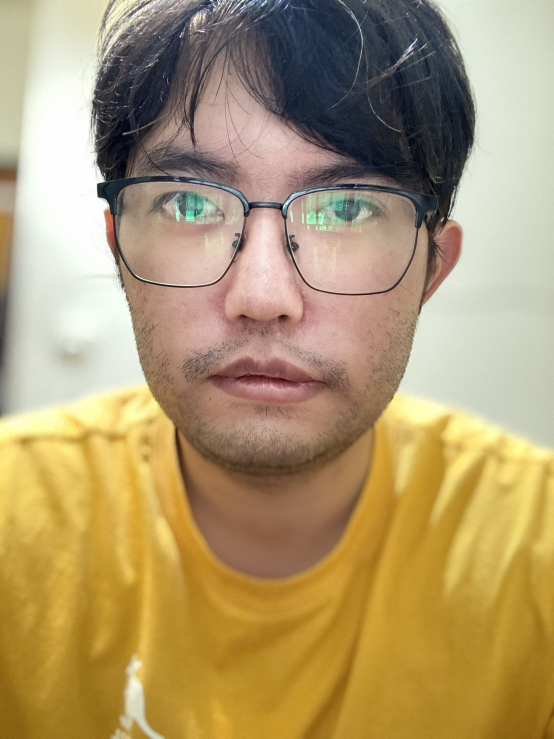
//> input picture lab3/lbph_test/data/Shark/IMG_6375.JPG, 1108 x 1477 px (shown at 1/2 size); its folder holds 3 pictures in this run
$ ./lbph_train   (built with g++ and OpenCV 4)
//> lines starting //> are read from the running program, lines starting //| are printed output that depends on the picture
#include <opencv2/opencv.hpp>
#include <opencv2/face.hpp>
#include <iostream>
#include <filesystem>

namespace fs = std::filesystem;
using namespace cv;
using namespace std;

int main() {
    string train_path = "../data";
    string face_cascade_path = "/home/wilsonw/opencv/opencv-4.x/data/haarcascades/haarcascade_frontalface_default.xml";
    string face_img_path = "../face";

    vector<Mat> face_list;
    vector<int> class_list;

    CascadeClassifier face_cascade;
    if (!face_cascade.load(face_cascade_path)) {
        cerr << "Error: Cannot load Haar cascade classifier." << std::endl;
    }

    if (fs::exists(face_img_path)){
        fs::remove_all(face_img_path);
    }
    fs::create_directory(face_img_path);

    int idx = 0;
    for (const auto& person_dir : fs::directory_iterator(train_path)) {
        if (!person_dir.is_directory()) continue;
        string person = person_dir.path().filename().string();
        cout << "Processing person: " << person << endl;

        for (const auto& img_file : fs::directory_iterator(person_dir.path())) {
            Mat img = imread(img_file.path().string(), IMREAD_GRAYSCALE);
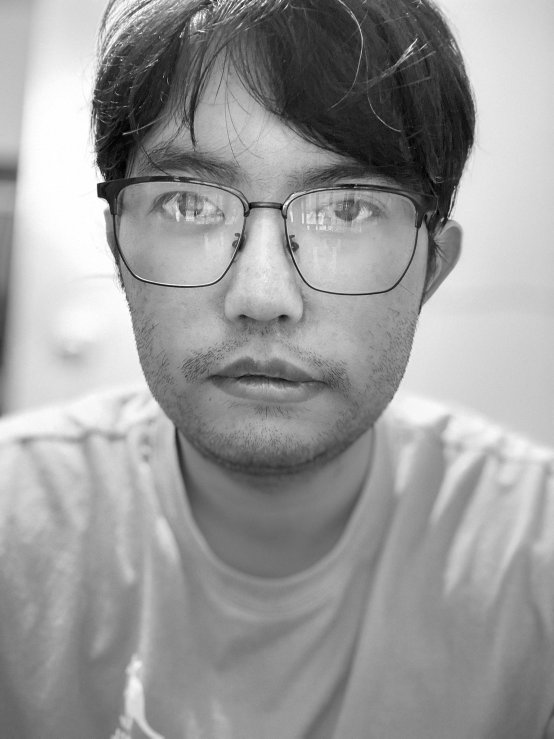
//> img: 1477 rows x 1108 cols, CV_8UC1 (shown at 1/2 size); min 0, max 255, mean 153.9
            if (img.empty()) continue;

            vector<Rect> detected_faces;
            face_cascade.detectMultiScale(img, detected_faces, 1.2, 5);
//> detected_faces = 1 Rect (x, y, width, height): [186, 138, 694, 694]

            if (detected_faces.empty()) continue;

            int num = 0;
            for (const auto& face_rect : detected_faces) {
                // if (face_rect.width < 100)  continue;

                Mat face_img = img(face_rect).clone();
                equalizeHist(face_img, face_img);
                resize(face_img, face_img, Size(100, 100));
                face_list.push_back(face_img);
                class_list.push_back(idx);
                imwrite(face_img_path + "/" + person + "_" + img_file.path().stem().string() + "_" + to_string(num) + ".jpg", face_img);
                num++;
            }
//> this loop made 1 pass
//> pass 1, `Mat face_img = img(face_rect).clone();`:
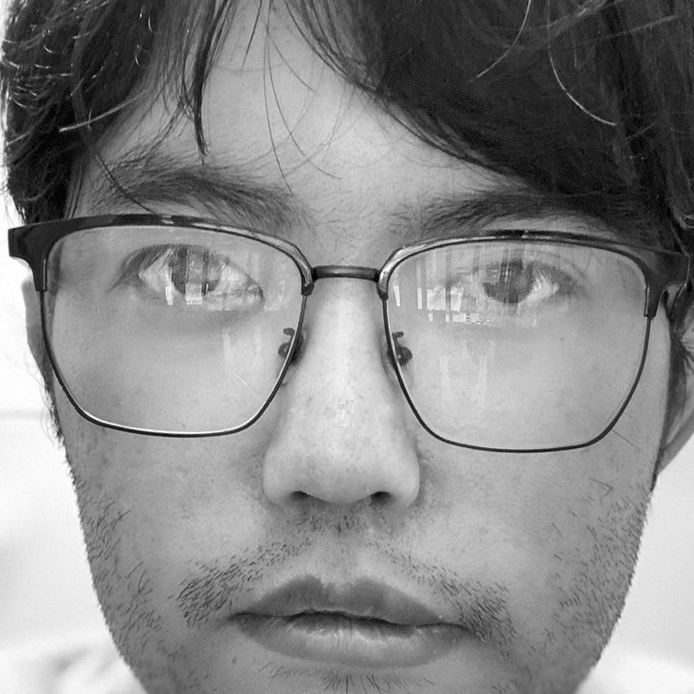
//> face_img: 694 rows x 694 cols, CV_8UC1; min 0, max 255, mean 135.6
//> pass 1, `equalizeHist(face_img, face_img);`:
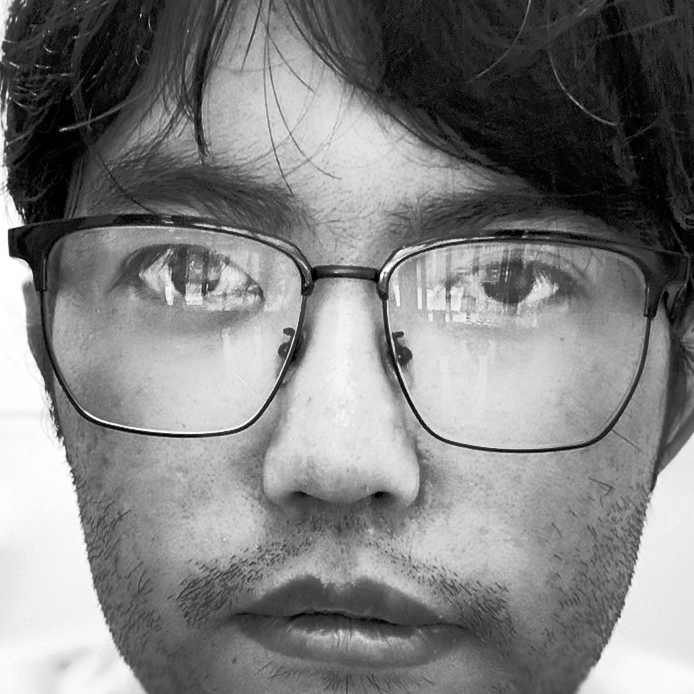
//> face_img: 694 rows x 694 cols, CV_8UC1; min 0, max 255, mean 128.1
//> pass 1, `resize(face_img, face_img, Size(100, 100));`:
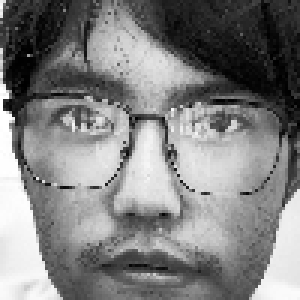
//> face_img: 100 rows x 100 cols, CV_8UC1 (shown 3 times larger); min 0, max 255, mean 127.8
//> after the loop, num = 1
        }
        idx++;
    }

    // 建立 LBPH 臉部辨識器
    Ptr<face::LBPHFaceRecognizer> face_recognizer = face::LBPHFaceRecognizer::create();
    face_recognizer->train(face_list, class_list);

    // 儲存模型
    string model_name = "lbph_model_class.yml";
    face_recognizer->save("../" + model_name);
    cout << "Training complete. Model saved to " << model_name << endl;

    return 0;
}

$ run again, on lab3/lbph_test/data/Shark/IMG_6376.JPG
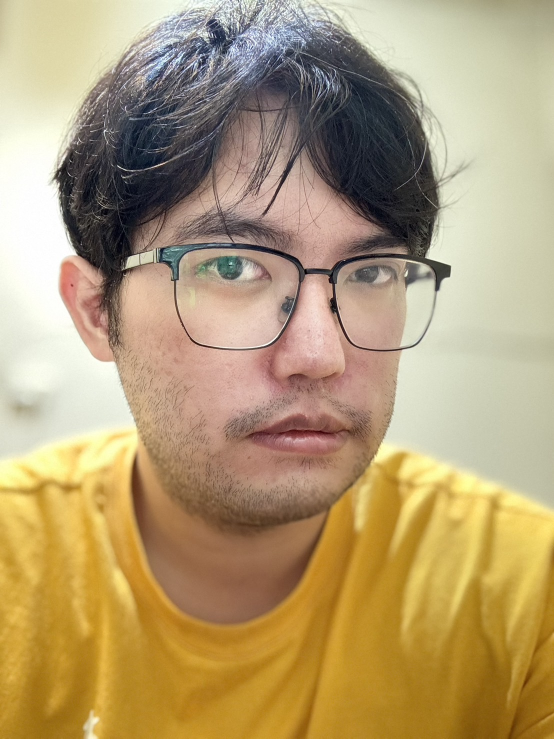
//> input picture lab3/lbph_test/data/Shark/IMG_6376.JPG, 1108 x 1477 px (shown at 1/2 size)
//> `Mat img = imread(img_file.path().string(), IMREAD_GRAYSCALE);`:
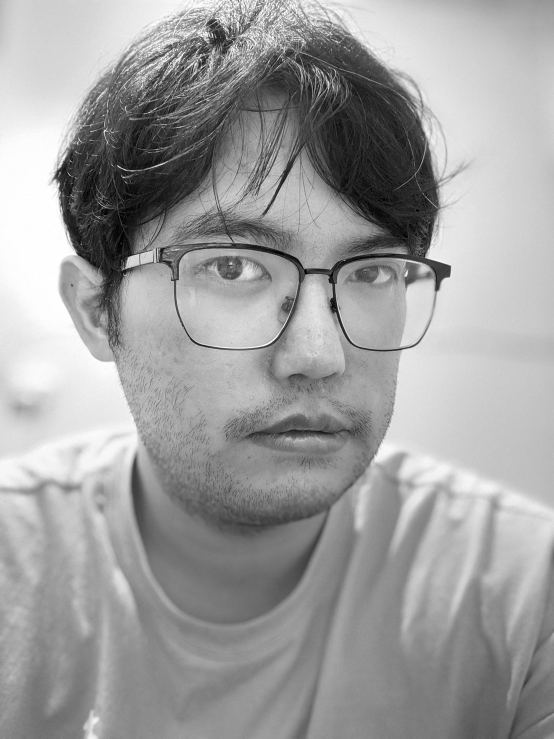
//> img: 1477 rows x 1108 cols, CV_8UC1 (shown at 1/2 size); min 0, max 255, mean 158.2
//> detected_faces = 1 Rect (x, y, width, height): [243, 260, 720, 720]
//> the loop `for (const auto& face_rect : detected_faces)` made 1 pass
//> pass 1, `resize(face_img, face_img, Size(100, 100));`:
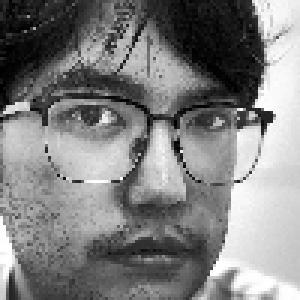
//> face_img: 100 rows x 100 cols, CV_8UC1 (shown 3 times larger); min 0, max 255, mean 128.1
//> after the loop `for (const auto& face_rect : detected_faces)`: num = 1
